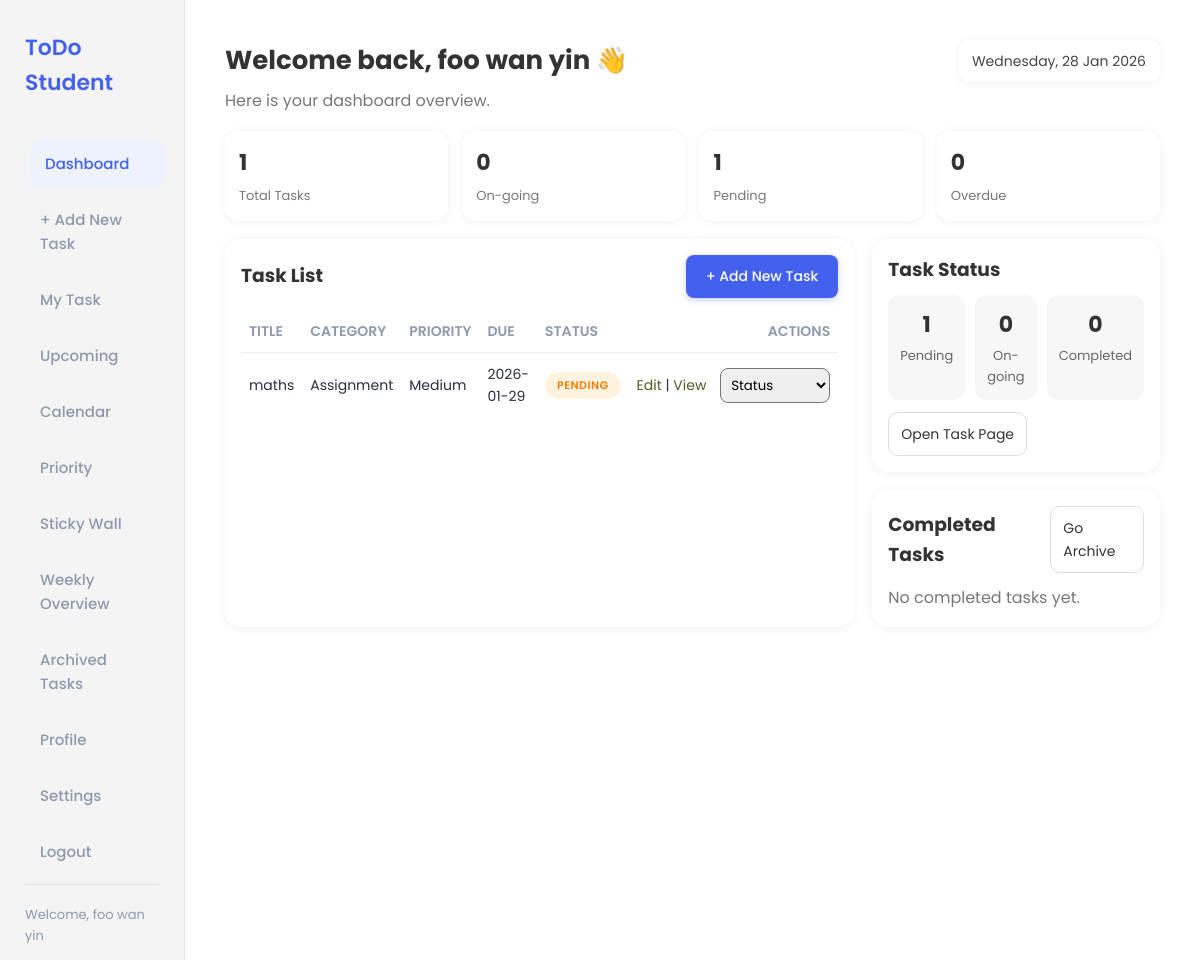
The app's page /dashboard.php (signed in) with its own data.
### tables this page shows
CREATE TABLE `tasks` (
  `id` int(11) NOT NULL,
  `user_id` int(11) DEFAULT NULL,
  `title` varchar(200) DEFAULT NULL,
  `description` text DEFAULT NULL,
  `due_date` date DEFAULT NULL,
  `category` varchar(50) DEFAULT NULL,
  `priority` varchar(20) DEFAULT NULL,
  `status` enum('On-going','Pending','Completed') DEFAULT NULL,
  `is_archived` tinyint(1) DEFAULT 0,
  `created_at` timestamp NOT NULL DEFAULT current_timestamp()
);

### dashboard.php (the view, shortened to what this page needs)
<?php
include 'db/config.php';
$user_id = (int)$_SESSION['user_id'];
$user_name = $_SESSION['user_name'] ?? null;
$stmt = $conn->prepare("
    SELECT
        SUM(status='Pending')   AS pending_count,
        SUM(status='On-going')  AS ongoing_count,
        SUM(status='Completed') AS completed_count,
        COUNT(*) AS total_count
    FROM tasks
    WHERE user_id = ? AND is_archived = 0
");
$stmt->bind_param("i", $user_id);
$stmt->execute();
$counts = $stmt->get_result()->fetch_assoc();
$pending   = (int)($counts['pending_count'] ?? 0);
$ongoing   = (int)($counts['ongoing_count'] ?? 0);
$completed = (int)($counts['completed_count'] ?? 0);
$total     = (int)($counts['total_count'] ?? 0);
$stmt = $conn->prepare("
    SELECT COUNT(*) AS overdue_count
    FROM tasks
    WHERE user_id = ?
      AND is_archived = 0
      AND status != 'Completed'
      AND due_date IS NOT NULL
      AND due_date < CURDATE()
");
$stmt->bind_param("i", $user_id);
$stmt->execute();
$overdue = (int)($stmt->get_result()->fetch_assoc()['overdue_count'] ?? 0);
$stmt = $conn->prepare("
    SELECT id, title, category, priority, due_date, status
    FROM tasks
    WHERE user_id = ?
      AND is_archived = 0
      AND status IN ('Pending','On-going')
    ORDER BY due_date IS NULL, due_date ASC, created_at DESC
    LIMIT 10
");
$stmt->bind_param("i", $user_id);
$stmt->execute();
$active_tasks = $stmt->get_result();
$stmt = $conn->prepare("
    SELECT id, title, category, priority, due_date, status
    FROM tasks
    WHERE user_id = ?
      AND is_archived = 0
      AND status = 'Completed'
    ORDER BY created_at DESC
    LIMIT 8
");
$stmt->bind_param("i", $user_id);
$stmt->execute();
$completed_tasks = $stmt->get_result();
$today_text = date("l, d M Y");
?>
<!DOCTYPE html>
<html lang="en">
<head>
    <link rel="stylesheet" href="css/style.css">
</head>
<body>
<div class="wrapper">
    <?php include 'sidebar.php'; ?>
    <div class="main">
        <div class="dash-header">
            <div>
                <h2 class="dash-title">Welcome back, <?php echo htmlspecialchars($user_name); ?> 👋</h2>
                <p class="dash-subtitle">Here is your dashboard overview.</p>
            </div>
            <div class="dash-date"><?php echo htmlspecialchars($today_text); ?></div>
        </div>
        <div class="stats-grid-mini">
            <div class="stat-mini">
                <h2><?php echo $total; ?></h2>
                <p>Total Tasks</p>
            </div>
            <div class="stat-mini">
                <h2><?php echo $ongoing; ?></h2>
                <p>On-going</p>
            </div>
            <div class="stat-mini">
                <h2><?php echo $pending; ?></h2>
                <p>Pending</p>
            </div>
            <div class="stat-mini <?php echo $overdue > 0 ? 'overdue' : ''; ?>">
                <h2><?php echo $overdue; ?></h2>
                <p>Overdue</p>
            </div>
        </div>
        <div class="dash-grid">
            <div class="dash-card dash-card-large">
                <div class="card-top">
                    <h3>Task List</h3>
                    <a class="btn" href="add_task.php">+ Add New Task</a>
                </div>
                <?php if ($active_tasks->num_rows > 0): ?>
                    <table class="dash-table">
                        <thead>
                        <tr>
                            <th>Title</th>
                            <th>Category</th>
                            <th>Priority</th>
                            <th>Due</th>
                            <th>Status</th>
                            <th style="text-align:right;">Actions</th>
                        </tr>
                        </thead>
                        <tbody>
                        <?php while ($t = $active_tasks->fetch_assoc()): ?>
                            <tr>
                                <td><?php echo htmlspecialchars($t['title']); ?></td>
                                <td><?php echo htmlspecialchars($t['category'] ?? '-'); ?></td>
                                <td><?php echo htmlspecialchars($t['priority'] ?? '-'); ?></td>
                                <td><?php echo htmlspecialchars($t['due_date'] ?? '-'); ?></td>
                                <td>
                                    <span class="status <?php echo strtolower(str_replace('-', '', $t['status'])); ?>">
                                        <?php echo htmlspecialchars($t['status']); ?>
                                    </span>
                                </td>
                                <td style="text-align:right; white-space:nowrap;">
                                    <a class="link" href="edit_task.php?id=<?php echo (int)$t['id']; ?>">Edit</a>
                                    |
                                    <a class="link" href="view_tasks.php">View</a>
                                    <form action="update_status.php" method="POST" style="display:inline-block; margin-left:10px;">
                                        <select name="new_status" onchange="this.form.submit()"
                                                style="padding:6px; border-radius:8px;">
                                            <option value="" selected disabled>Status</option>
                                        </select>
                                    </form>
                                </td>
                            </tr>
                        <?php endwhile; ?>
                        </tbody>
                    </table>
                <?php else: ?>
                    <p class="muted">No active tasks yet. <a href="add_task.php">Add your first task</a>.</p>
                <?php endif; ?>
            </div>
            <div class="dash-card">
                <h3>Task Status</h3>
                <div class="status-box">
                    <div class="status-item">
                        <div class="status-num"><?php echo $pending; ?></div>
                        <div class="status-label">Pending</div>
                    </div>
                    <div class="status-item">
                        <div class="status-num"><?php echo $ongoing; ?></div>
                        <div class="status-label">On-going</div>
                    </div>
                    <div class="status-item">
                        <div class="status-num"><?php echo $completed; ?></div>
                        <div class="status-label">Completed</div>
                    </div>
                </div>
                <div style="margin-top:12px;">
                    <a class="btn-outline" href="view_tasks.php">Open Task Page</a>
                </div>
            </div>
            <div class="dash-card">
                <div class="card-top">
                    <h3>Completed Tasks</h3>
                    <a class="btn-outline" href="archive.php">Go Archive</a>
                </div>
                <?php if ($completed_tasks->num_rows > 0): ?>
                    <ul class="completed-list">
                        <?php while ($c = $completed_tasks->fetch_assoc()): ?>
                            <li class="completed-item">
                                <div>
                                    <div class="completed-title"><?php echo htmlspecialchars($c['title']); ?></div>
                                    <div class="completed-meta">
                                        <?php echo htmlspecialchars($c['category'] ?? '-'); ?> •
                                        <?php echo htmlspecialchars($c['priority'] ?? '-'); ?> •
                                        Due: <?php echo htmlspecialchars($c['due_date'] ?? '-'); ?>
                                    </div>
                                </div>
                                <div style="white-space:nowrap;">
                                    <form action="update_status.php" method="POST" style="display:inline-block;">
                                        <input type="hidden" name="task_id" value="<?php echo (int)$c['id']; ?>">
                                        <input type="hidden" name="new_status" value="On-going">
                                        <button type="submit" class="btn-outline" style="padding:6px 10px;">Reopen</button>
                                    </form>
                                    <a class="btn-outline" style="padding:6px 10px; margin-left:6px;"
                                       href="archive_task.php?id=<?php echo (int)$c['id']; ?>">
                                        Archive
                                    </a>
                                </div>
                            </li>
                        <?php endwhile; ?>
                    </ul>
                <?php else: ?>
                    <p class="muted">No completed tasks yet.</p>
                <?php endif; ?>
            </div>
        </div>
    </div>
</div>
</body>
</html>

### css/style.css (style rules this page uses)
:root { --primary-color: #4361ee; --primary-dark: #3046b5; --secondary-color: #3f37c9; --success-color: #2ec4b6; --warning-color: #ff9f1c; --danger-color: #e71d36; --light-bg: #f8f9fa; --sidebar-bg: #ffffff; --text-color: #2b2d42; --text-muted: #8d99ae; --border-color: #dfe7ef; --shadow-sm: 0 2px 8px rgba(0, 0, 0, 0.04); --shadow-md: 0 8px 24px rgba(149, 157, 165, 0.1); }
* { margin: 0; padding: 0; box-sizing: border-box; font-family: 'Poppins', sans-serif; }
body { background: var(--light-bg); color: var(--text-color); line-height: 1.6; }
.wrapper { display: flex; min-height: 100vh; }
.main { flex: 1; padding: 40px; max-width: 1200px; margin: 0 auto; width: 100%; }
.btn { display: inline-block; background: var(--primary-color); color: white; padding: 10px 20px; border: none; border-radius: 8px; font-size: 14px; font-weight: 500; cursor: pointer; text-decoration: none; transition: background 0.2s; box-shadow: 0 2px 6px rgba(67, 97, 238, 0.3); }
.status { display: inline-block; padding: 5px 12px; border-radius: 20px; font-size: 11px; font-weight: 600; text-transform: uppercase; letter-spacing: 0.5px; white-space: nowrap; }
.status.pending { background: #fff3e0; color: #f57c00; }
table { width: 100%; border-collapse: separate; border-spacing: 0; }
th { text-align: left; padding: 15px; color: var(--text-muted); font-weight: 600; font-size: 13px; text-transform: uppercase; border-bottom: 1px solid var(--border-color); }
td { padding: 15px; border-bottom: 1px solid var(--border-color); color: var(--text-color); font-size: 14px; }
tr:last-child td { border-bottom: none; }
.dash-header { display:flex; justify-content:space-between; align-items:flex-start; gap:20px; margin-bottom:18px; }
.dash-title { margin:0; font-size:26px; }
.dash-subtitle { margin:6px 0 0; color:#777; }
.dash-date { background:#fff; padding:10px 14px; border-radius:12px; box-shadow:0 1px 8px rgba(0,0,0,0.06); color:#444; font-size:14px; }
.dash-grid { display:grid; grid-template-columns: 2fr 1fr; grid-template-rows: auto auto; gap:18px; }
.dash-card { background:#fff; border-radius:16px; padding:16px; box-shadow:0 1px 10px rgba(0,0,0,0.06); }
.dash-card-large { grid-row: 1 / span 2; }
.card-top { display:flex; justify-content:space-between; align-items:center; gap:12px; margin-bottom:12px; }
.dash-table { width:100%; border-collapse:collapse; }
.dash-table th, .dash-table td { padding:10px 8px; border-bottom:1px solid #eee; text-align:left; font-size:14px; }
.muted { color:#777; }
.link { color:#4a5d23; text-decoration:none; }
.status-box { display:grid; grid-template-columns:1fr 1fr 1fr; gap:10px; margin-top:10px; }
.status-item { background:#f7f7f7; border-radius:12px; padding:12px; text-align:center; }
.status-num { font-size:22px; font-weight:700; }
.status-label { font-size:13px; color:#666; margin-top:4px; }
.btn-outline { display:inline-block; padding:10px 12px; border-radius:10px; border:1px solid #ddd; color:#333; text-decoration:none; font-size:14px; }
body { background-color: #ffffff; color: #333; }
.main { background-color: #fff; color: #333; }

### records on screen
tasks: title "maths", category "Assignment", priority "Medium", due_date "2026-01-29", status "PENDING"

### other values on screen
$_SESSION['user_name'] "foo wan yin"
$user_name "foo wan yin"
$total "1"
$ongoing "0"
$pending "1"
$overdue "0"
$completed "0"
